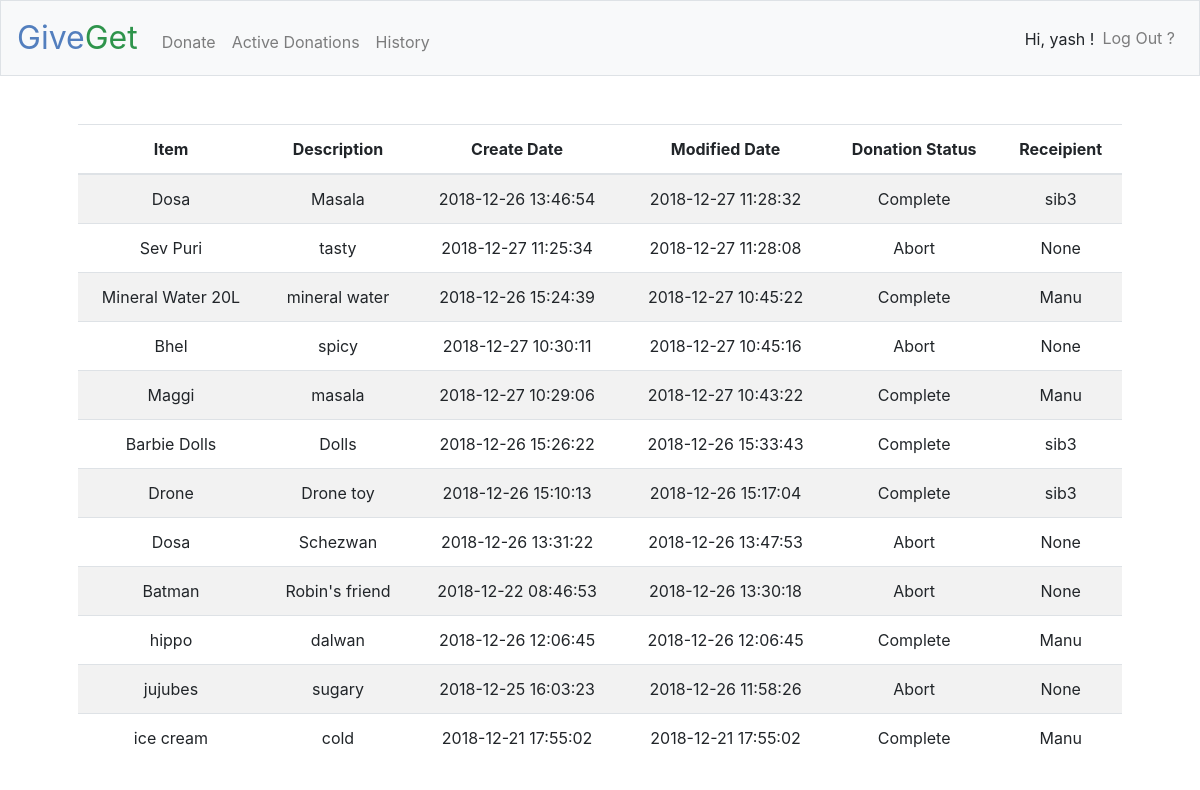
The app's page /users/1/donations-history (signed in) with its own data.
### tables this page shows
CREATE TABLE IntendedReceipients
(
id INTEGER PRIMARY KEY AUTOINCREMENT,
create_date DATETIME,
modified_date DATETIME,
rank INTEGER NOT NULL,
status VARCHAR(30) NOT NULL,
donation_id INTEGER,
user_id INTEGER,
FOREIGN KEY(donation_id) REFERENCES Donation(id), 
FOREIGN KEY(user_id) REFERENCES User(id)
);

CREATE TABLE 'Donation' (
id INTEGER PRIMARY KEY AUTOINCREMENT,
create_date DATETIME,'modified_date' DATETIME,
status VARCHAR(30) NOT NULL,
title VARCHAR(300) NOT NULL,
note VARCHAR(500),
user_id INTEGER,
item_id INTEGER,
FOREIGN KEY(user_id) REFERENCES User(id), 
FOREIGN KEY(item_id) REFERENCES ItemType(id)
);

CREATE TABLE 'User' (
id INTEGER PRIMARY KEY AUTOINCREMENT,
user_name VARCHAR(100) NOT NULL,
name VARCHAR(100) NOT NULL,
address_line1 VARCHAR(200) NOT NULL,
address_line2 VARCHAR(200),
city VARCHAR(200) NOT NULL,
pincode VARCHAR(25) NOT NULL,
state VARCHAR(200) NOT NULL,
country VARCHAR(200) NOT NULL,
latitude      double,
longitude     double,
is_active boolean DEFAULT 'true'
, 'user_type'  varchar(200) NOT NULL  , 'password'  varchar(300) NOT NULL  , 'email_id' varchar(200));

### app.py (the view)
@app.route("/users/<int:user_id>/donations-history")
@login_required
def donations_history(user_id):
    if request.method == "GET":
        donations = db.execute("""
        SELECT
            d.title AS donation_title,
            d.note AS donation_instructions,
            d.create_date AS donation_create_date,
            d.modified_date AS donation_modified_date,
            d.status AS donation_status,
            ir.status AS recipient_status,
            ir.modified_date AS recipient_modified_date,
            iru.name AS recipient
        FROM
            user AS u inner JOIN donation d on d.user_id = u.id And d.status IN ('Complete','Abort') AND u.id=:user_id
            left outer join IntendedReceipients as ir on d.id = ir.donation_id AND ir.status IN ('Accept')
            left outer join user as iru on ir.user_id = iru.id
        ORDER BY d.modified_date DESC
        """, user_id=user_id)
        return render_template("view_donations_history.html", donations=donations)

### app.py (called while the page is built)
@app.after_request
def after_request(response):
    response.headers["Cache-Control"] = "no-cache, no-store, must-revalidate"
    response.headers["Expires"] = 0
    response.headers["Pragma"] = "no-cache"
    return response

### helpers.py (called while the page is built)
def login_required(f):
    @wraps(f)
    def decorated_function(*args, **kwargs):
        if session.get("user_id") is None:
            return redirect("/login")
        return f(*args, **kwargs)
    return decorated_function

### templates/view_donations_history.html (shortened to what this page needs)
{% extends "layout.html" %}
{% block main %}
    <table class="table table-striped">
        <thead>
            <tr>
                <th>Item</th>
                <th>Description</th>
                <th>Create Date</th>
                <th>Modified Date</th>
                <th>Donation Status</th>
                <th>Receipient</th>
            </tr>
        </thead>
        <tbody>
            {% for donation in donations %}
                <tr>
                    <td>{{ donation.donation_title }}</td>
                    <td>{{ donation.donation_instructions }}</td>
                    <td>{{ donation.donation_create_date }}</td>
                    <td>{{ donation.donation_modified_date }}</td>
                    <td>{{ donation.donation_status }}</td>
                    <td>{{ donation.recipient }}</td>
                </tr>
            {% endfor %}
        </tbody>
    </table>
{% endblock %}

### records on screen
IntendedReceipients: donation_title "Dosa", donation_instructions "Masala", donation_create_date "2018-12-26 13:46:54", donation_modified_date "2018-12-27 11:28:32", donation_status "Complete", recipient "sib3"
Donation: donation_title "Sev Puri", donation_instructions "tasty", donation_create_date "2018-12-27 11:25:34", donation_modified_date "2018-12-27 11:28:08", donation_status "Abort", recipient "None"
IntendedReceipients: donation_title "Mineral Water 20L", donation_instructions "mineral water", donation_create_date "2018-12-26 15:24:39", donation_modified_date "2018-12-27 10:45:22", donation_status "Complete", recipient "Manu"
Donation: donation_title "Bhel", donation_instructions "spicy", donation_create_date "2018-12-27 10:30:11", donation_modified_date "2018-12-27 10:45:16", donation_status "Abort", recipient "None"
IntendedReceipients: donation_title "Maggi", donation_instructions "masala", donation_create_date "2018-12-27 10:29:06", donation_modified_date "2018-12-27 10:43:22", donation_status "Complete", recipient "Manu"
IntendedReceipients: donation_title "Barbie Dolls", donation_instructions "Dolls", donation_create_date "2018-12-26 15:26:22", donation_modified_date "2018-12-26 15:33:43", donation_status "Complete", recipient "sib3"
IntendedReceipients: donation_title "Drone", donation_instructions "Drone toy", donation_create_date "2018-12-26 15:10:13", donation_modified_date "2018-12-26 15:17:04", donation_status "Complete", recipient "sib3"
Donation: donation_title "Dosa", donation_instructions "Schezwan", donation_create_date "2018-12-26 13:31:22", donation_modified_date "2018-12-26 13:47:53", donation_status "Abort", recipient "None"
Donation: donation_title "Batman", donation_instructions "Robin's friend", donation_create_date "2018-12-22 08:46:53", donation_modified_date "2018-12-26 13:30:18", donation_status "Abort", recipient "None"
IntendedReceipients: donation_title "hippo", donation_instructions "dalwan", donation_create_date "2018-12-26 12:06:45", donation_modified_date "2018-12-26 12:06:45", donation_status "Complete", recipient "Manu"
Donation: donation_title "jujubes", donation_instructions "sugary", donation_create_date "2018-12-25 16:03:23", donation_modified_date "2018-12-26 11:58:26", donation_status "Abort", recipient "None"
IntendedReceipients: donation_title "ice cream", donation_instructions "cold", donation_create_date "2018-12-21 17:55:02", donation_modified_date "2018-12-21 17:55:02", donation_status "Complete", recipient "Manu"

### other values on screen
{{ session.user_name }} "yash"
